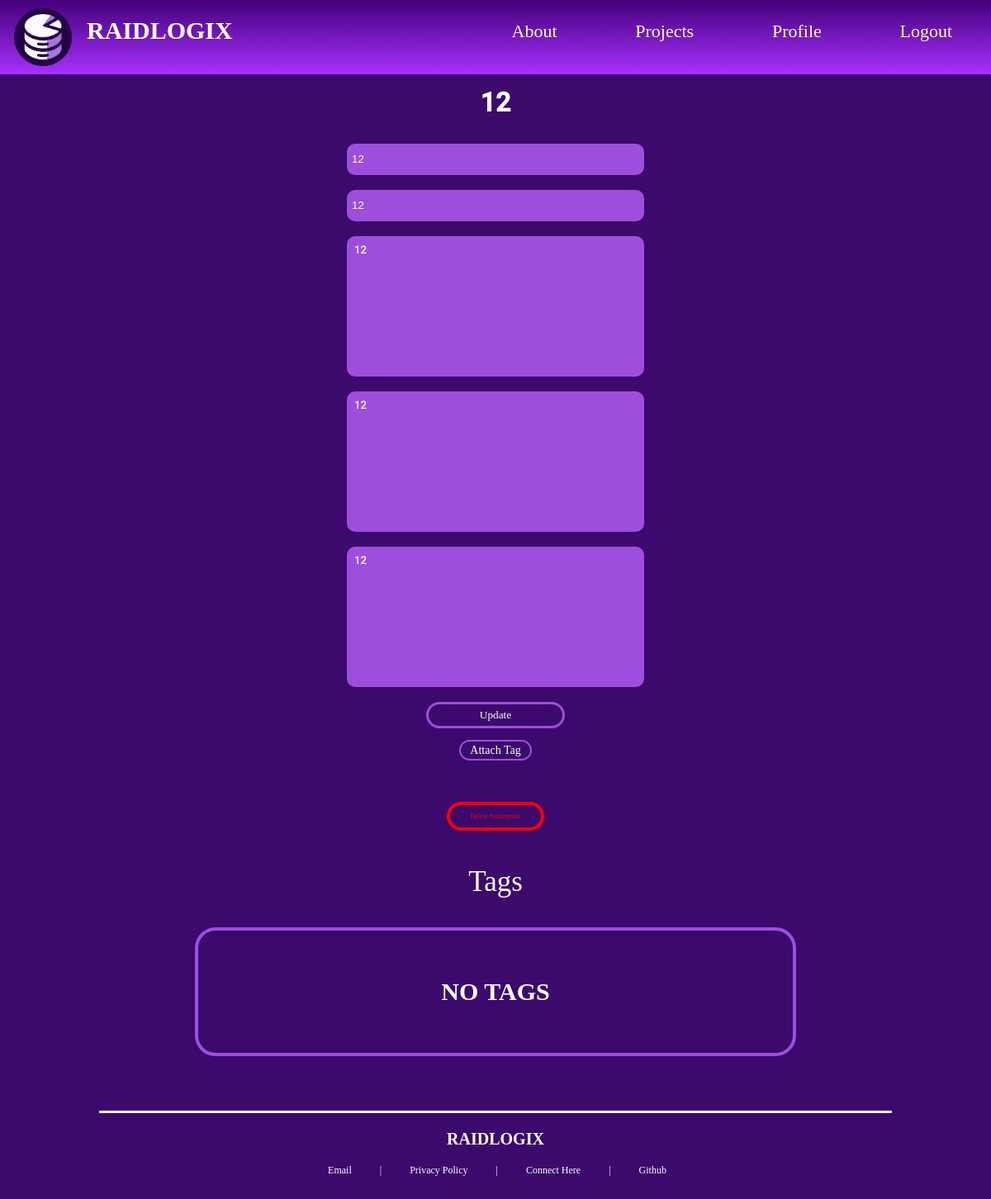
The page /projects/1/assumptions/1/ (signed in) on the database its author committed.
### raidlogix/models.py (models this page shows)
class assumption(models.Model):
    created = models.CharField(max_length=50)
    name = models.CharField(max_length=50)
    description = models.TextField()
    item = models.TextField()
    notes = models.TextField()
    project = models.ForeignKey(project, on_delete = models.CASCADE)

### raidlogix/views.py (the view, shortened to what this page needs)
# urls.py: path('projects/<int:project_pk>/assumptions/<int:assumption_pk>/', views.view_assumption, name="view_assumption"),
@login_required
def view_assumption(request, project_pk, assumption_pk):
    this_project = get_object_or_404(project, pk=project_pk)
    if not user_projects.objects.filter(user=request.user, project=this_project).exists():
        return HttpResponseForbidden("You do not have permission to access this project.")
    this_assumption = get_object_or_404(assumption, pk=assumption_pk, project=this_project)
    form = AddAssumptionForm(instance=this_assumption)
    assumption_tags = AssumptionTags.objects.filter(assumption=this_assumption)
    context = {
        'project': this_project,
        'form':form,
        'assumption': this_assumption,
        'assumption_tags':assumption_tags,
    }
    return render(request, 'view_assumption.html', context=context)

### raidlogix/forms.py
class AddAssumptionForm(ModelForm):
    class Meta:
        model = assumption
        fields = ['created', 'name', 'description', 'item', 'notes']
        labels = {
            'created': '',
            'name': '',
            'description': '',
            'item': '',
            'notes': '',
        }
        widgets = {
            'created': forms.TextInput(attrs={'placeholder': 'Date Created'}),
            'name': forms.TextInput(attrs={'placeholder': 'Name'}),
            'description': forms.Textarea(attrs={'placeholder': 'Description'}),
            'item': forms.Textarea(attrs={'placeholder': 'Item'}),
            'notes': forms.Textarea(attrs={'placeholder': 'Notes'}),
        }

### raidlogix/templates/view_assumption.html (shortened to what this page needs)
{% extends 'h_and_f.html' %}
{% block content %}
<div id="block-add-risk">
    <h1 id="add-attribute-header">{{ form.name.value }}</h1>
    <form action="" method="post" class="add-attribute-form">
        {{ form.created }}
        {{ form.name }}
        <div id="add-assumption-textarea">
            {{ form.description }}
            {{ form.item }}
            {{ form.notes }}
        </div>
        <a href="#" id="add-attribute-submit-a"><input id="add-attribute-submit-assumption" type="submit" value="Update"/></a>
        <div id="attach-tag-button"><div class="submenu-item"><a href="{% url 'assumptions_tag' project.pk assumption.pk %}">Attach Tag</a></div></div>
        <button type="submit" class="delete-attribute" name="delete_assumption" onclick="return confirm('Are you sure you want to delete this assumption?');">
            Delete Assumption
        </button>
    </form>
    <p id="attribute-tags-header" class="cool-text">Tags</p>
    <div class="view-tags-container">
        {% if assumption_tags.count == 0 %}
            <h1 id="empty-projects">NO TAGS</h1>
        {% endif %}
    </div>
</div>
{% endblock content %}

### raidlogix/static/main.css (style rules this page uses)
html { background-color:#3C096C; margin: 0%; padding: 0%; }
body { height: auto; display: flex; flex-direction: column; align-items: center; margin: 0%; padding: 0%; }
.cool-text { font-family: "Request"; color: white; }
.submenu-item { font-family: "Request"; font-size: 14px; padding-bottom:4%; padding-top: 4%; padding-left:15%; padding-right:15%; margin: 3%; background-color: #3C096C; border-style: solid; border-color: #9D4EDD; border-width: 2px; text-align: center; border-radius: 20px; width: 100%; transition: transform .125s, background-color .125s; }
.submenu-item a { text-decoration: none; color: #FFFFFF; }
#empty-projects { font-family: "Request"; font-size: 30px; color: white; margin-bottom: 6.25%; margin-top: 6.25%; }
#block-add-risk { display: flex; flex-direction: column; align-items: center; width: 100%; margin-top: 7%; padding-bottom:1%; }
.add-attribute-form { display: flex; flex-direction: column; align-items: center; text-align: center; width: 100%; vertical-align: middle; font-family: "Roboto-Medium"; }
.add-attribute-form > input { margin-top:0.75%; margin-bottom:0.75%; width: 30%; background-color: #9D4EDD; padding-bottom: 0.75%; padding-top: 0.75%; padding-left: 0.5%; padding-right: 0.5%; line-height:1.5; border-width: 0px; color: #FFFFFF; border-radius: 10px; box-sizing: border-box; display: flex; flex-direction: column; justify-content: center; }
.add-attribute-form > input::placeholder { color: #FFFFFF; font-family: "Request"; font-size: 10px; }
.add-attribute-form textarea { display: flex; flex-direction: column; align-items: center; resize: none; background-color: #9D4EDD; border-width: 0px; color: #fff; padding: 3%; border-radius: 10px; width: 100%; position: relative; right:56px; font-family: "Roboto-Medium"; height: 152px; }
.add-attribute-form textarea::placeholder { color: #fff; font-family: "Request"; font-size: 10px; }
#add-attribute-submit-a { width: 20%; }
#add-attribute-header { font-family: "Roboto-Medium"; color: #fff; }
#add-assumption-textarea textarea { width: 28.5%; padding: 0.75%; margin-top: 0.75%; margin-bottom: 0.75%; position: relative; left:35%; }
#add-assumption-textarea { display: flex; flex-direction: column; align-content: center; width: 100%; }
#add-attribute-submit-assumption { font-family: "Request"; width: 70%; margin-top: 4%; background-color: #3C096C; padding: 2%; border-radius: 22px; border-color: #9D4EDD; border-width: 3px; border-style: solid; color: #fff; transition: transform .125s, background-color .125s; }
.delete-attribute { background-color: transparent; border-color: red; border-width: 4px; border-radius: 30px; border-style: solid; margin-top: 4%; color: red; padding: 0.75%; padding-left: 2%; padding-right: 2%; font-family: "Request"; font-size: 8px; transition: transform 0.2s, background-color 0.2s, color 0.2s; }
#attach-tag-button { text-align: center; display: flex; flex-direction: column; align-items: center; margin-top: 1%; }
.view-tags-container { display: flex; flex-direction: column; align-items: center; width: 60%; height: auto; border-color: #9D4EDD; border-width: 4px; border-style: solid; border-radius: 25px; padding-top: 1%; padding-bottom: 1%; color: #fff; margin-bottom: 1%; }
#attribute-tags-header { font-size: 35px; margin-top: 3.5%; }

### rows shown on the page
assumption: name.value "12", created "12", name "12", description "12", item "12", notes "12"
